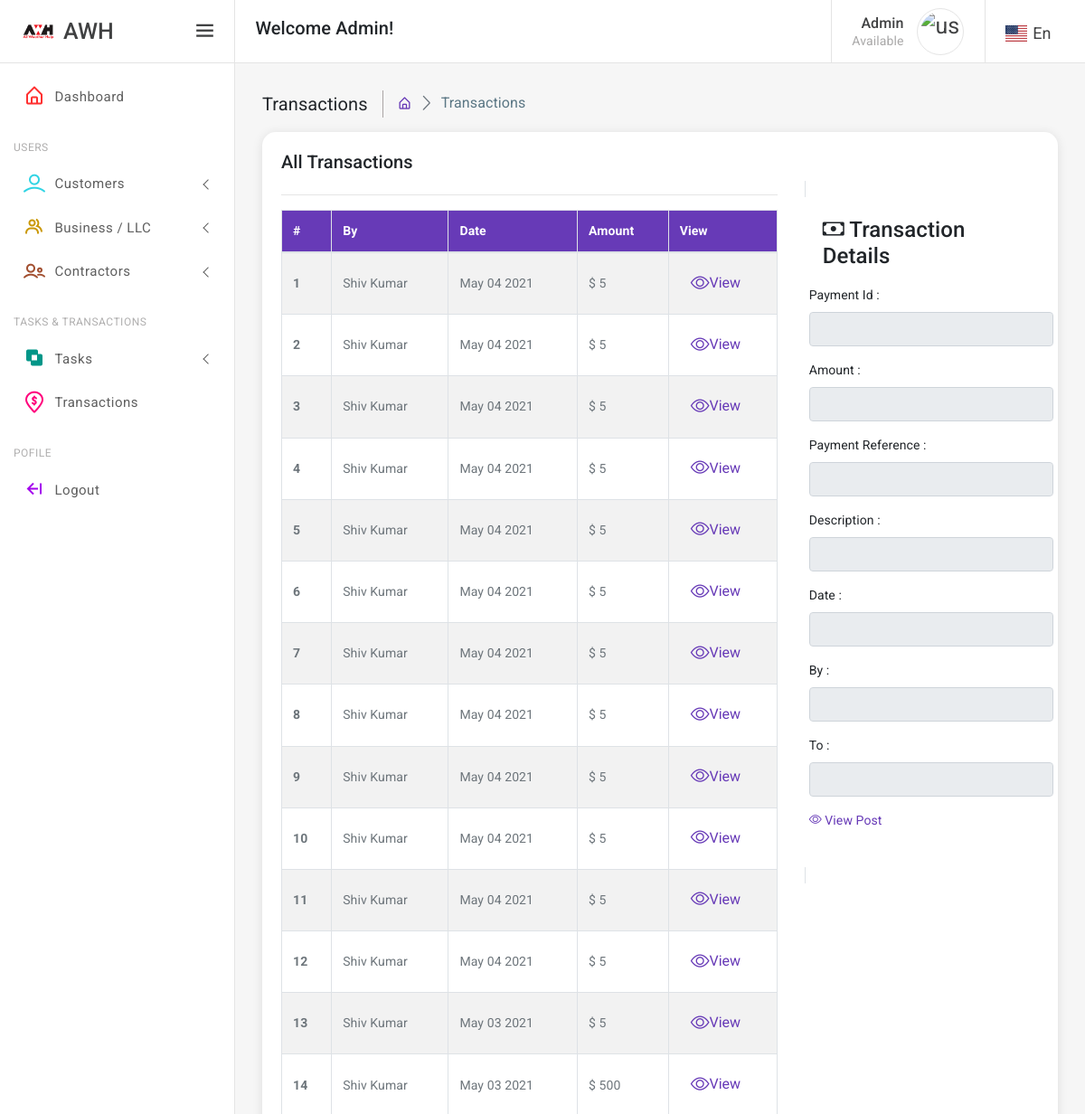
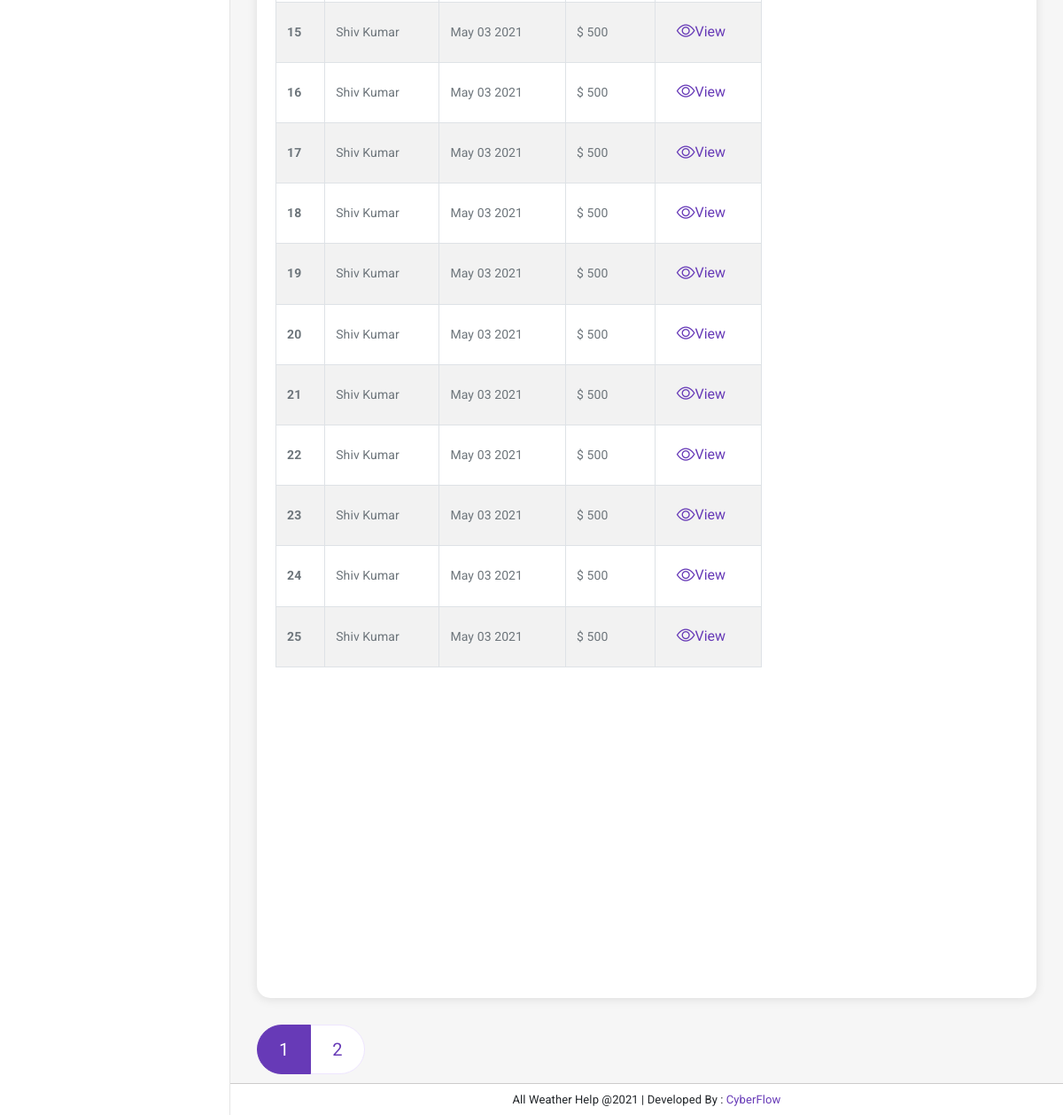
The app's page /admin/transactions.php (signed in) with its own data (2 pictures, top to bottom).
### tables this page shows
CREATE TABLE `milestones_payment` (
  `id` int(11) NOT NULL,
  `milestone_id` int(11) NOT NULL,
  `payment_ref` varchar(100) NOT NULL,
  `description` varchar(300) NOT NULL,
  `amount` float NOT NULL DEFAULT 0,
  `status` varchar(20) NOT NULL DEFAULT 'Failed',
  `user_id` varchar(10) NOT NULL,
  `project_id` varchar(10) NOT NULL,
  `timestamp` timestamp NOT NULL DEFAULT current_timestamp()
);

CREATE TABLE `user_profile` (
  `id` bigint(50) NOT NULL,
  `u_id` bigint(50) NOT NULL,
  `f_name` text NOT NULL,
  `l_name` text NOT NULL,
  `avtar` text NOT NULL,
  `mobile` text NOT NULL,
  `address` text NOT NULL,
  `hourly_rate` bigint(50) NOT NULL,
  `tagline` text NOT NULL,
  `nationality` text NOT NULL,
  `intro` text NOT NULL,
  `user_wallet` float NOT NULL DEFAULT 0,
  `status` int(11) NOT NULL
);

### admin/transactions.php (the view, shortened to what this page needs)
<?php
	require_once 'header_new.php';
	$sql = "SELECT mp.*,up.f_name,up.l_name FROM milestones_payment mp,user_profile up where mp.user_id=up.u_id ORDER BY id DESC";
    $status = "All";
	if($resu = $conn->query($sql))
	{
		$noofRows = $resu->num_rows;
		$results_per_page = 25;
		$number_of_page = ceil ($noofRows  / $results_per_page);
		if(isset($_GET['page'])&& !empty($_GET['page']))
		{
			$page = $_GET['page'];
		}
		else
		{
			$page = 1;
		}
		$page_first_result = ($page-1) * $results_per_page;
		$sql .= " limit $page_first_result , $results_per_page";
		$result = $conn->query($sql);
		if($result->num_rows)
		{
			while($row = $result->fetch_assoc())
			{
				$cus[] = $row;
			}
		}
	}
	else
	{
		echo $conn->error;
	}
?>
<body>
	<div class="wrapper">
		<?php
			require_once 'sidebar.php';
			require_once 'navbar.php';
		?>
		<div class="page-wrapper">
			<div class="page-content-wrapper">
				<div class="page-content">
					<div class="page-breadcrumb d-none d-md-flex align-items-center mb-3">
						<div class="breadcrumb-title pr-3">Transactions</div>
						<div class="pl-3">
							<nav aria-label="breadcrumb">
								<ol class="breadcrumb mb-0 p-0">
									<li class="breadcrumb-item"><a href="dashboard"><i class='bx bx-home-alt'></i></a>
									</li>
									<li class="breadcrumb-item active" aria-current="page">Transactions</li>
								</ol>
							</nav>
						</div>
					</div>
					<div class="user-profile-page">
						<div class="card radius-15">
							<div class="card-body">
                                            <div class="row">
                                                <div class="col-lg-10">
                                                    <h5><?=$status?> Transactions</h5>
                                                </div>
                                            </div>
									<div class="row">
										<div class="col-8 col-lg-8" style="overflow-y: scroll;height:100vh">
                                            <hr/>
                                            <?php
                                                if(isset($cus))
                                                {
                                            ?>
                                            <div class="table-responsive">
                                                <table class="table table-striped table-bordered mb-0" id="example2">
                                                    <thead class="thead-primary" style="background-color:#673ab7;border-radius:10px">
                                                        <tr style="color:white">
                                                            <th scope="col" style="color:white">#</th>
                                                            <th scope="col" style="color:white">By</th>
                                                            <th scope="col" style="color:white">Date</th>
                                                            <th scope="col" style="color:white">Amount</th>
                                                            <th scope="col" style="width:10vw;color:white">View</th>
                                                        </tr>
                                                    </thead>
													<tbody >
														<?php
															$i=1;
															foreach($cus as $p)
															{
																$d=strtotime($p['timestamp']);
                                                                 $timestamp = date("M d Y", $d);
                                                                ?>
																	<tr>
																		<th scope="row"><?=$i?></th>
																		<td><?=$p['f_name']?> <?=$p['l_name']?></td>
																		<td><?=$timestamp?></td>
                                                                        <td>$ <?=$p['amount']?></td>
																		<td>
																			<button class="btn btn-outline-primary" onclick="viewonlaptop(`<?=$p['payment_ref']?>`,`<?=$p['f_name']?> <?=$p['l_name']?>`,`<?=$p['description']?>`,`<?=$timestamp?>`,`<?=$p['amount']?>`,`<?=$p['status']?>`,`<?=$p['id']?>`,`<?=$p['project_id']?>`,`<?=$contractor['f_name']?> <?=$contractor['l_name']?>`)" type="button" style="border:0"><i class="bi bi-eye"></i>View</button>
                                                                        </td>
																	</tr>
																<?php
                                                                $i++;
															}
														?>
													</tbody>
                                                </table>
                                            </div>
																<?php
															}
                                        ?>
                                        </div>
                                        <div class="col-4 col-lg-4" >
                                        <div class="card shadow-none border mb-0 radius-15" id="transactiondetails" style="display:initial;">
                                            <div class='card-body'>
                                            <div class="headline">
                                                <div class="row">
                                                    <div class="col-lg-11">
                                                        <h4><i class="bi bi-cash"></i> Transaction Details</h4>
                                                    </div>
                                                </div>
                                            </div>
                                            <div class="" style="width:20vw">
                                                <div class="row" >
                                                    <div class="form-row" style="margin-top:10px">
                                                        <div class="form-group col-md-12">
                                                            <label >Payment Id : </label>
                                                            <input type='text' class='form-control' id='payid' disabled>
                                                        </div>
                                                        <div class="form-group col-md-12">
                                                            <label >Amount : </label>
                                                            <input type='text' class='form-control' id='amount' disabled>
                                                        </div>
                                                        <div class="form-group col-md-12">
                                                            <label >Payment Reference : </label>
                                                            <input type='text' class='form-control' id='payment_ref' disabled>
                                                        </div>
                                                        <div class="form-group col-md-12">
                                                            <label >Description : </label>
                                                            <input type='text' class='form-control' id='description' disabled>
                                                        </div>
                                                        <div class="form-group col-md-12">
                                                            <label >Date : </label>
                                                            <input type='text' class='form-control' value='' id="date" disabled>
                                                        </div>
                                                        <div class="form-group col-md-12">
                                                            <label >By : </label>
                                                            <input type='text' class='form-control' id='user' disabled>
                                                        </div>
                                                        <div class="form-group col-md-12">
                                                            <label >To : </label>
                                                            <input type='text' class='form-control' id='contractor' disabled>
                                                        </div>
                                                    </div>
                                                        <a href='#' id="viewMilestone" style="margin-bottom:20px"><i class='bi bi-eye'></i> View Post</a>
                                                </div>
                                            </div>
                                            </div>
                                        </div>
                                        </div>
									</div>
							</div>
						</div>
						<nav aria-label="Page navigation">
						<ul class="pagination pagination-lg round-pagination">
						<?php
							for($page = 1; $page<= $number_of_page; $page++)
							{
								$active = "";
								if(isset($_GET['page']) && $page == $_GET['page'] )
								{
									$active = "active";
								}
								else if(!isset($_GET['page']) && $page == 1)
								{
									$active = "active";
								}
								else
								{
									$active = "";
								}
								if(isset($_GET['token']))
								{
									$t = $_GET['token'];
									$href = "transactions?token=$t&page=$page";
								}
								else
								{
									$href = "transactions?page=$page";
								}
								?>
									<li class="page-item <?=$active?>"><a class="page-link" href="<?=$href?>"><?=$page?></a>
									</li>
								<?php
							}
						?>
						</ul>
					</nav>
					</div>
				</div>
			</div>
		</div>
		<div class="footer">
			<p class="mb-0">All Weather Help @<?=date("Y")?> | Developed By : <a href="https://www.cyberflow.in" target="_blank">CyberFlow</a>
			</p>
		</div>
	</div>
</body>
</html>

### admin/assets/css/app.css (style rules this page uses)
html { width: 100%; height: 100%; }
body { font-family: 'Open Sans', sans-serif; font-family: 'Roboto', sans-serif; background-color: #f6f6f6; letter-spacing: .1px; font-size: 14px; overflow-x:hidden }
.wrapper { width: 100%; height: 100%; position: relative; }
.page-wrapper { position: relative; margin-top: 70px; }
.page-content-wrapper { margin-left: 260px; transition: all .3s ease-out; margin-top: 70px; }
.page-content { padding: 30px; }
.footer { position: fixed; bottom: 0; left: 0; right: 0; background: #ffffff; border-top: 1px solid #cccbcb; padding: 8px 15px; font-size: 13px; text-align: center; margin-left: 260px; transition: all .3s ease-out; z-index: 10; }
input::placeholder { color: #000 !important; opacity: .3 !important }
.card { box-shadow: 0 0.1rem 0.7rem rgba(0, 0, 0, .10); border: 1px solid rgba(0, 0, 0, 0); margin-bottom: 30px; }
.btn { text-transform: capitalize; }
.btn i { vertical-align: middle; font-size: 1.3rem; margin-top: -1em; margin-bottom: -1em; }
.table-responsive { white-space: nowrap; }
.table td, .table th { vertical-align: middle; color: #6d757b; }
.round-pagination.pagination .page-item:first-child .page-link { border-top-left-radius: 30px; border-bottom-left-radius: 30px; }
.round-pagination.pagination .page-item:last-child .page-link { border-top-right-radius: 30px; border-bottom-right-radius: 30px; }
.radius-15 { border-radius: 15px; }
.page-breadcrumb .breadcrumb { background-color: transparent; }
.breadcrumb-title { font-size: 20px; border-right: 1.5px solid #aaa4a4; }
.page-breadcrumb .breadcrumb li.breadcrumb-item { font-size: 16px; }
.page-breadcrumb .breadcrumb-item+.breadcrumb-item::before { display: inline-block; padding-right: .5rem; color: #6c757d; font-family: 'LineIcons'; content: "\ea5c"; }

### records on screen
milestones_payment: user_profile.f_name "Shiv", user_profile.l_name "Kumar", timestamp "May 04 2021", amount "5"
milestones_payment: user_profile.f_name "Shiv", user_profile.l_name "Kumar", timestamp "May 04 2021", amount "5"
milestones_payment: user_profile.f_name "Shiv", user_profile.l_name "Kumar", timestamp "May 04 2021", amount "5"
milestones_payment: user_profile.f_name "Shiv", user_profile.l_name "Kumar", timestamp "May 04 2021", amount "5"
milestones_payment: user_profile.f_name "Shiv", user_profile.l_name "Kumar", timestamp "May 04 2021", amount "5"
milestones_payment: user_profile.f_name "Shiv", user_profile.l_name "Kumar", timestamp "May 04 2021", amount "5"
milestones_payment: user_profile.f_name "Shiv", user_profile.l_name "Kumar", timestamp "May 04 2021", amount "5"
milestones_payment: user_profile.f_name "Shiv", user_profile.l_name "Kumar", timestamp "May 04 2021", amount "5"
milestones_payment: user_profile.f_name "Shiv", user_profile.l_name "Kumar", timestamp "May 04 2021", amount "5"
milestones_payment: user_profile.f_name "Shiv", user_profile.l_name "Kumar", timestamp "May 04 2021", amount "5"
milestones_payment: user_profile.f_name "Shiv", user_profile.l_name "Kumar", timestamp "May 04 2021", amount "5"
milestones_payment: user_profile.f_name "Shiv", user_profile.l_name "Kumar", timestamp "May 04 2021", amount "5"
milestones_payment: user_profile.f_name "Shiv", user_profile.l_name "Kumar", timestamp "May 03 2021", amount "5"
milestones_payment: user_profile.f_name "Shiv", user_profile.l_name "Kumar", timestamp "May 03 2021", amount "500"
milestones_payment: user_profile.f_name "Shiv", user_profile.l_name "Kumar", timestamp "May 03 2021", amount "500"
milestones_payment: user_profile.f_name "Shiv", user_profile.l_name "Kumar", timestamp "May 03 2021", amount "500"
milestones_payment: user_profile.f_name "Shiv", user_profile.l_name "Kumar", timestamp "May 03 2021", amount "500"
milestones_payment: user_profile.f_name "Shiv", user_profile.l_name "Kumar", timestamp "May 03 2021", amount "500"
milestones_payment: user_profile.f_name "Shiv", user_profile.l_name "Kumar", timestamp "May 03 2021", amount "500"
milestones_payment: user_profile.f_name "Shiv", user_profile.l_name "Kumar", timestamp "May 03 2021", amount "500"
milestones_payment: user_profile.f_name "Shiv", user_profile.l_name "Kumar", timestamp "May 03 2021", amount "500"
milestones_payment: user_profile.f_name "Shiv", user_profile.l_name "Kumar", timestamp "May 03 2021", amount "500"
milestones_payment: user_profile.f_name "Shiv", user_profile.l_name "Kumar", timestamp "May 03 2021", amount "500"
milestones_payment: user_profile.f_name "Shiv", user_profile.l_name "Kumar", timestamp "May 03 2021", amount "500"
milestones_payment: user_profile.f_name "Shiv", user_profile.l_name "Kumar", timestamp "May 03 2021", amount "500"

### other values on screen
$status "All"
